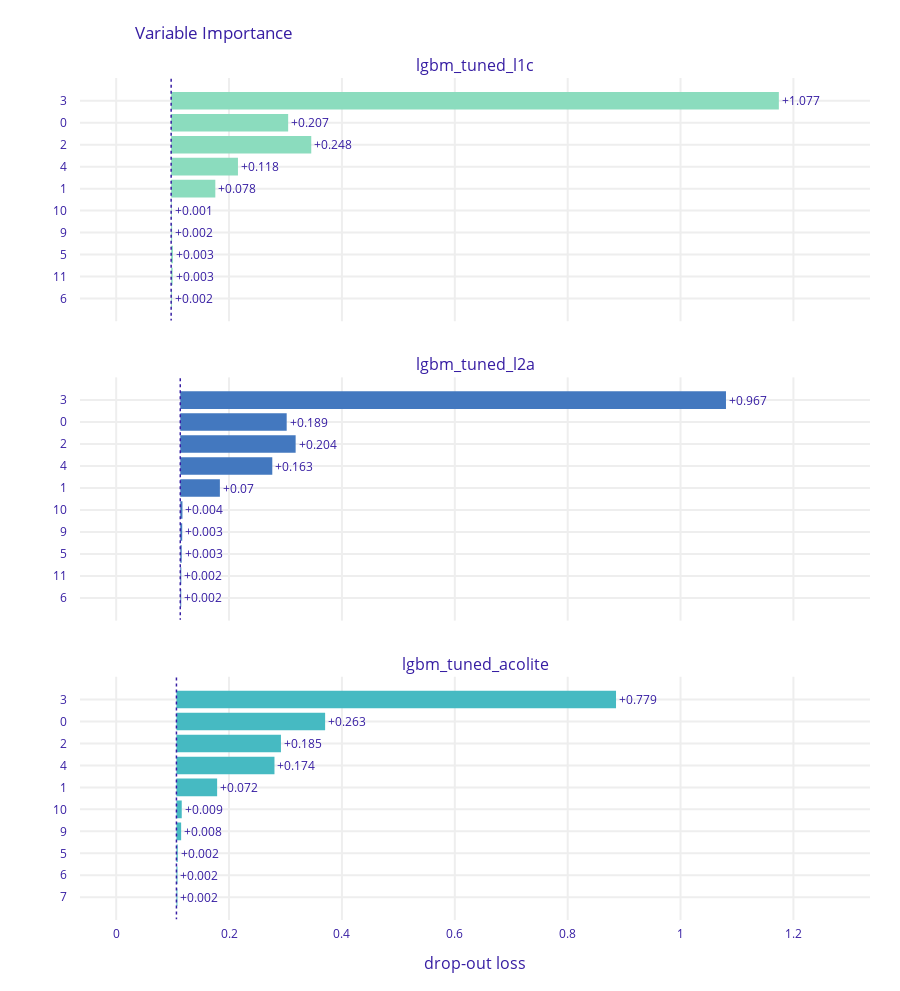

Write notebook code for a chart like this one.
### Code cell
exp_list[0].model_parts().plot([exp.model_parts() for exp in exp_list[1:]])

### Figure 1 — Plotly figure (JSON) as saved in the notebook; plotly's stock layout.template omitted (floating-point values rounded to 4 significant figures)
{"data": [{"base": 0.09742, "hoverinfo": "text", "hoverlabel": {"bgcolor": "rgba(0,0,0,0.8)"}, "hovertext": ["Model: lgbm_tuned_l1c loss after<br>variable: 3 is permuted: 1.174<br>Drop-out loss change: +1.077", "Model: lgbm_tuned_l1c loss after<br>variable: 0 is permuted: 0.305<br>Drop-out loss change: +0.207", "Model: lgbm_tuned_l1c loss after<br>variable: 2 is permuted: 0.346<br>Drop-out loss change: +0.248", "Model: lgbm_tuned_l1c loss after<br>variable: 4 is permuted: 0.216<br>Drop-out loss change: +0.118", "Model: lgbm_tuned_l1c loss after<br>variable: 1 is permuted: 0.176<br>Drop-out loss change: +0.078", "Model: lgbm_tuned_l1c loss after<br>variable: 10 is permuted: 0.099<br>Drop-out loss change: +0.001", "Model: lgbm_tuned_l1c loss after<br>variable: 9 is permuted: 0.099<br>Drop-out loss change: +0.002", "Model: lgbm_tuned_l1c loss after<br>variable: 5 is permuted: 0.101<br>Drop-out loss change: +0.003", "Model: lgbm_tuned_l1c loss after<br>variable: 11 is permuted: 0.1<br>Drop-out loss change: +0.003", "Model: lgbm_tuned_l1c loss after<br>variable: 6 is permuted: 0.099<br>Drop-out loss change: +0.002"], "marker": {"color": "#8bdcbe"}, "orientation": "h", "showlegend": false, "text": ["+1.077", "+0.207", "+0.248", "+0.118", "+0.078", "+0.001", "+0.002", "+0.003", "+0.003", "+0.002"], "textposition": "outside", "type": "bar", "x": [1.077, 0.2073, 0.2483, 0.1184, 0.07825, 0.001156, 0.001722, 0.003101, 0.002604, 0.001577], "xaxis": "x", "y": ["3", "0", "2", "4", "1", "10", "9", "5", "11", "6"], "yaxis": "y"}, {"base": 0.1136, "hoverinfo": "text", "hoverlabel": {"bgcolor": "rgba(0,0,0,0.8)"}, "hovertext": ["Model: lgbm_tuned_l2a loss after<br>variable: 3 is permuted: 1.08<br>Drop-out loss change: +0.967", "Model: lgbm_tuned_l2a loss after<br>variable: 0 is permuted: 0.302<br>Drop-out loss change: +0.189", "Model: lgbm_tuned_l2a loss after<br>variable: 2 is permuted: 0.318<br>Drop-out loss change: +0.204", "Model: lgbm_tuned_l2a loss after<br>variable: 4 is permuted: 0.277<br>Drop-out loss change: +0.163", "Model: lgbm_tuned_l2a loss after<br>variable: 1 is permuted: 0.184<br>Drop-out loss change: +0.07", "Model: lgbm_tuned_l2a loss after<br>variable: 10 is permuted: 0.117<br>Drop-out loss change: +0.004", "Model: lgbm_tuned_l2a loss after<br>variable: 9 is permuted: 0.117<br>Drop-out loss change: +0.003", "Model: lgbm_tuned_l2a loss after<br>variable: 5 is permuted: 0.116<br>Drop-out loss change: +0.003", "Model: lgbm_tuned_l2a loss after<br>variable: 11 is permuted: 0.115<br>Drop-out loss change: +0.002", "Model: lgbm_tuned_l2a loss after<br>variable: 6 is permuted: 0.115<br>Drop-out loss change: +0.002"], "marker": {"color": "#4378bf"}, "orientation": "h", "showlegend": false, "text": ["+0.967", "+0.189", "+0.204", "+0.163", "+0.07", "+0.004", "+0.003", "+0.003", "+0.002", "+0.002"], "textposition": "outside", "type": "bar", "x": [0.9669, 0.1886, 0.2044, 0.1631, 0.07019, 0.003864, 0.003448, 0.002559, 0.001793, 0.001688], "xaxis": "x2", "y": ["3", "0", "2", "4", "1", "10", "9", "5", "11", "6"], "yaxis": "y2"}, {"base": 0.1068, "hoverinfo": "text", "hoverlabel": {"bgcolor": "rgba(0,0,0,0.8)"}, "hovertext": ["Model: lgbm_tuned_acolite loss after<br>variable: 3 is permuted: 0.886<br>Drop-out loss change: +0.779", "Model: lgbm_tuned_acolite loss after<br>variable: 0 is permuted: 0.37<br>Drop-out loss change: +0.263", "Model: lgbm_tuned_acolite loss after<br>variable: 2 is permuted: 0.292<br>Drop-out loss change: +0.185", "Model: lgbm_tuned_acolite loss after<br>variable: 4 is permuted: 0.28<br>Drop-out loss change: +0.174", "Model: lgbm_tuned_acolite loss after<br>variable: 1 is permuted: 0.179<br>Drop-out loss change: +0.072", "Model: lgbm_tuned_acolite loss after<br>variable: 10 is permuted: 0.116<br>Drop-out loss change: +0.009", "Model: lgbm_tuned_acolite loss after<br>variable: 9 is permuted: 0.115<br>Drop-out loss change: +0.008", "Model: lgbm_tuned_acolite loss after<br>variable: 5 is permuted: 0.109<br>Drop-out loss change: +0.002", "Model: lgbm_tuned_acolite loss after<br>variable: 6 is permuted: 0.109<br>Drop-out loss change: +0.002", "Model: lgbm_tuned_acolite loss after<br>variable: 7 is permuted: 0.109<br>Drop-out loss change: +0.002"], "marker": {"color": "#46bac2"}, "orientation": "h", "showlegend": false, "text": ["+0.779", "+0.263", "+0.185", "+0.174", "+0.072", "+0.009", "+0.008", "+0.002", "+0.002", "+0.002"], "textposition": "outside", "type": "bar", "x": [0.7789, 0.2634, 0.1852, 0.1737, 0.07209, 0.009392, 0.008329, 0.002279, 0.001827, 0.001715], "xaxis": "x3", "y": ["3", "0", "2", "4", "1", "10", "9", "5", "6", "7"], "yaxis": "y3"}], "layout": {"annotations": [{"font": {"size": 16}, "showarrow": false, "text": "lgbm_tuned_l1c", "x": 0.5, "xanchor": "center", "xref": "paper", "y": 1, "yanchor": "bottom", "yref": "paper"}, {"font": {"size": 16}, "showarrow": false, "text": "lgbm_tuned_l2a", "x": 0.5, "xanchor": "center", "xref": "paper", "y": 0.6444, "yanchor": "bottom", "yref": "paper"}, {"font": {"size": 16}, "showarrow": false, "text": "lgbm_tuned_acolite", "x": 0.5, "xanchor": "center", "xref": "paper", "y": 0.2889, "yanchor": "bottom", "yref": "paper"}, {"font": {"size": 16}, "showarrow": false, "text": "drop-out loss", "x": 0.5, "xanchor": "center", "xref": "paper", "y": 0, "yanchor": "top", "yref": "paper", "yshift": -30}], "font": {"color": "#371ea3"}, "height": 991, "margin": {"b": 71, "r": 30, "t": 78}, "shapes": [{"line": {"color": "#371ea3", "dash": "dot", "width": 1.5}, "type": "line", "x0": 0.09742, "x1": 0.09742, "xref": "x", "y0": -1, "y1": 10, "yref": "y"}, {"line": {"color": "#371ea3", "dash": "dot", "width": 1.5}, "type": "line", "x0": 0.1136, "x1": 0.1136, "xref": "x2", "y0": -1, "y1": 10, "yref": "y2"}, {"line": {"color": "#371ea3", "dash": "dot", "width": 1.5}, "type": "line", "x0": 0.1068, "x1": 0.1068, "xref": "x3", "y0": -1, "y1": 10, "yref": "y3"}], "title": {"text": "Variable Importance", "x": 0.15}, "xaxis": {"anchor": "y", "automargin": true, "domain": [0, 1], "fixedrange": true, "gridwidth": 2, "matches": "x3", "range": [-0.06409, 1.336], "showticklabels": false, "tickcolor": "white", "ticklen": 3, "ticks": "outside", "type": "linear", "zeroline": false}, "xaxis2": {"anchor": "y2", "automargin": true, "domain": [0, 1], "fixedrange": true, "gridwidth": 2, "matches": "x3", "range": [-0.06409, 1.336], "showticklabels": false, "tickcolor": "white", "ticklen": 3, "ticks": "outside", "type": "linear", "zeroline": false}, "xaxis3": {"anchor": "y3", "automargin": true, "domain": [0, 1], "fixedrange": true, "gridwidth": 2, "range": [-0.06409, 1.336], "tickcolor": "white", "ticklen": 3, "ticks": "outside", "type": "linear", "zeroline": false}, "yaxis": {"anchor": "x", "automargin": true, "autorange": "reversed", "domain": [0.7111, 1], "fixedrange": true, "gridwidth": 2, "tickcolor": "white", "ticklen": 10, "ticks": "outside", "type": "category"}, "yaxis2": {"anchor": "x2", "automargin": true, "autorange": "reversed", "domain": [0.3556, 0.6444], "fixedrange": true, "gridwidth": 2, "tickcolor": "white", "ticklen": 10, "ticks": "outside", "type": "category"}, "yaxis3": {"anchor": "x3", "automargin": true, "autorange": "reversed", "domain": [0, 0.2889], "fixedrange": true, "gridwidth": 2, "tickcolor": "white", "ticklen": 10, "ticks": "outside", "type": "category"}}}
